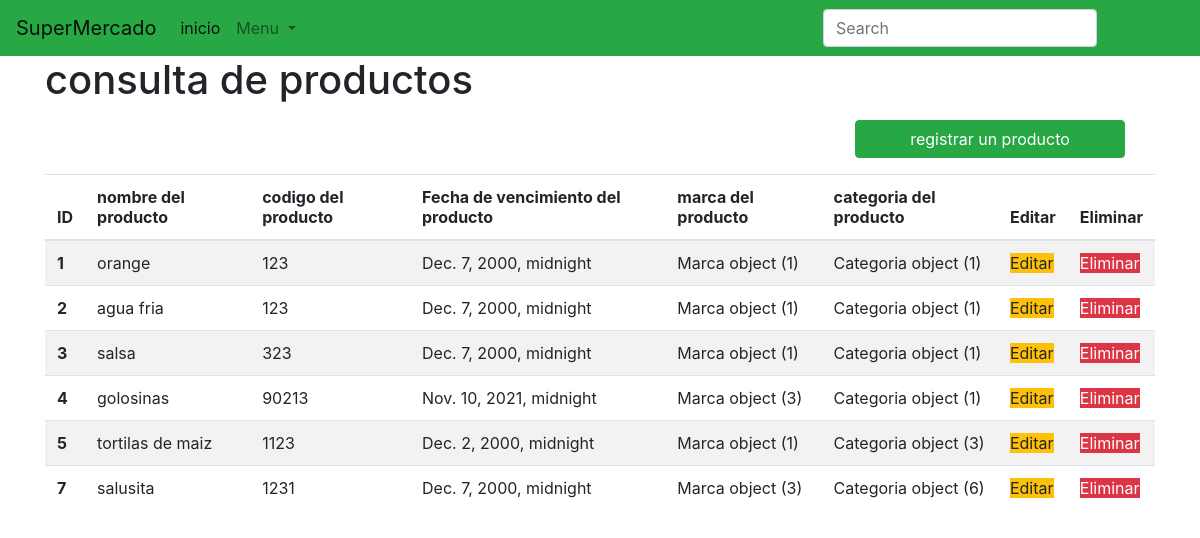
The app's page /consultarproducto/, older data.
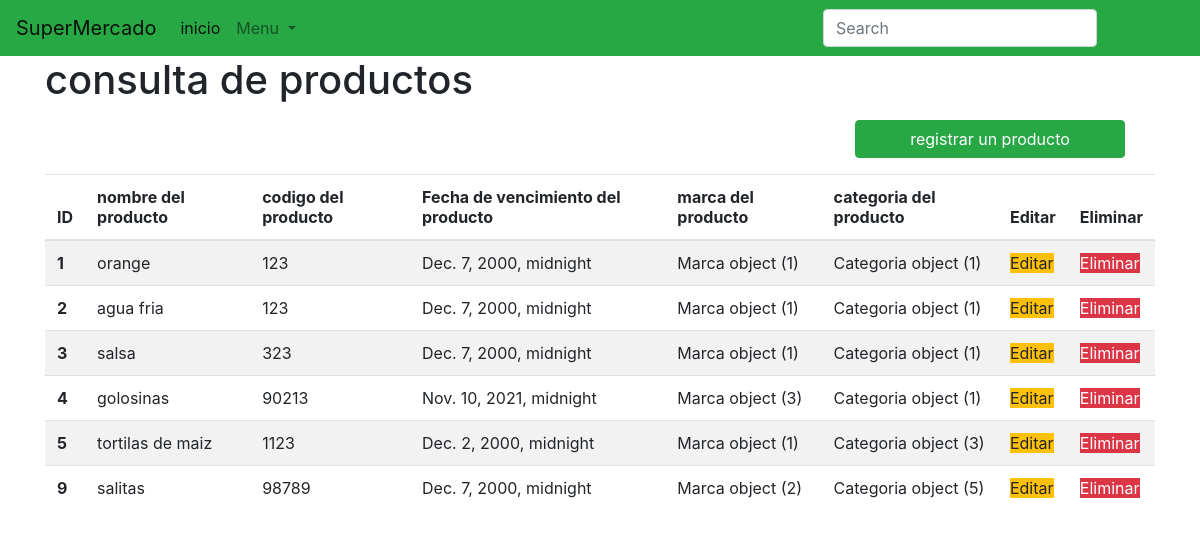
The same page, newer data.
### Models/Productos/models.py (models this page shows, shortened)
class Producto(models.Model):
    Nombre_del_Producto = models.CharField(max_length=75)
    Codigo_del_Producto = models.IntegerField()
    Fecha_de_vencimiento = models.DateTimeField()
    Marca = models.ForeignKey(Marca, null=False, on_delete=models.CASCADE)
    Categoria = models.ForeignKey(Categoria, null=False, on_delete=models.CASCADE)

class Marca(models.Model):
    Nombre_de_la_Marca = models.CharField(max_length=100, null=False, unique=True)

class Categoria(models.Model):
    Nombre_de_categoria= models.CharField(max_length=100, null=False, unique=True, verbose_name='nombre de categoria')

### Models/Productos/views.py (the view)
# urls.py: path('consultarproducto/', FormularioProductoView.consultar_producto, name='Cproducto'),
    def consultar_producto(requets):
        productos = Producto.objects.all()
        return render(requets, "cproducto.html", {"producto": productos})

### templates/cproducto.html (shortened to what this page needs)
{% extends 'menu.html' %}
{% block content %}
    <h1>consulta de productos</h1>
    <div class="row col-12 justify-content-end mb-2 pr0">
    <a class="btn btn-success col-md-3" href="{% url 'registrarproducto' %}" >registrar un producto</a>
    </div>
  <table class="table table-striped">
    <thead>
      <tr>
        <th scope="col">ID</th>
        <th scope="col">nombre del producto</th>
        <th scope="col">codigo del producto</th>
        <th scope="col">Fecha de vencimiento del producto</th>
          <th scope="col">marca del producto</th>
          <th scope="col">categoria del producto</th>
          <th scope="col">Editar</th>
          <th scope="col">Eliminar</th>
      </tr>
    </thead>
  <tbody>
  {% for producto in producto %}
      <tr>
        <th scope="row">{{ producto.id }}</th>
        <td>{{ producto.Nombre_del_Producto }}</td>
        <td>{{ producto.Codigo_del_Producto }}</td>
        <td>{{ producto.Fecha_de_vencimiento }}</td>
        <td>{{ producto.Marca }}</td>
        <td>{{ producto.Categoria  }}</td>
      <td><a class="btn-warning" href="{% url 'Eproducto' producto.id %}">Editar</a></td>
      <td><a class="btn-danger" href="{% url 'eliminarproducto' producto.id %}">Eliminar</a></td>
      </tr>
  {% endfor %}
  </tbody>
</table>
{% endblock %}

### templates/menu.html (shortened to what this page needs)
<html lang="en">
<head>
    <link rel="stylesheet" href="https://cdn.jsdelivr.net/npm/bootstrap@4.6.0/dist/css/bootstrap.min.css">
</head>
<body>
<nav class="navbar navbar-expand-lg navbar-light bg-success">
  <a class="navbar-brand" href="#">SuperMercado</a>
  <div class="collapse navbar-collapse" id="navbarSupportedContent">
    <ul class="navbar-nav mr-auto">
      <li class="nav-item active">
        <a class="nav-link" href="{% url 'home' %}">inicio <span class="sr-only">(current)</span></a>
      </li>
      <li class="nav-item dropdown">
        <a class="nav-link dropdown-toggle" href="#" id="navbarDropdown" role="button" data-toggle="dropdown" aria-haspopup="true" aria-expanded="false">
          Menu
        </a>
      </li>
    </ul>
    <form class="form-inline my-2 my-lg-0">
      <input class="form-control mr-sm-2" type="search" placeholder="Search" aria-label="Search">
      <button class="btn btn-outline-success my-2 my-sm-0" type="submit">Search</button>
    </form>
  </div>
</nav>
<div class="content container">
    {% block content %}
    {% endblock %}
</div>
</body>
</html>

Row changes from the older to the newer data that the page shows:
removed Producto: id "7", Nombre_del_Producto "salusita", Codigo_del_Producto "1231", Fecha_de_vencimiento "Dec. 7, 2000, midnight", Marca "Marca object (3)", Categoria "Categoria object (6)"
added Producto: id "9", Nombre_del_Producto "salitas", Codigo_del_Producto "98789", Fecha_de_vencimiento "Dec. 7, 2000, midnight", Marca "Marca object (2)", Categoria "Categoria object (5)"
